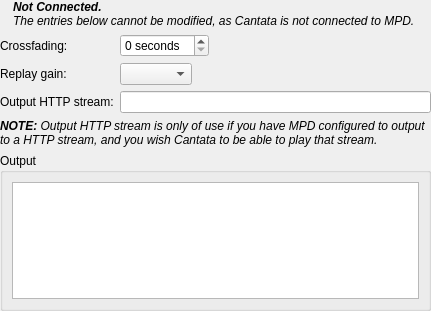
<?xml version="1.0" encoding="UTF-8"?>
<ui version="4.0">
 <class>ServerPlaybackSettings</class>
 <widget class="QWidget" name="ServerPlaybackSettings">
  <property name="geometry">
   <rect>
    <x>0</x>
    <y>0</y>
    <width>431</width>
    <height>311</height>
   </rect>
  </property>
  <layout class="QGridLayout" name="gridLayout">
   <property name="margin">
    <number>0</number>
   </property>
   <item row="0" column="0">
    <widget class="BuddyLabel" name="messageIcon">
     <property name="sizePolicy">
      <sizepolicy hsizetype="Fixed" vsizetype="Fixed">
       <horstretch>0</horstretch>
       <verstretch>0</verstretch>
      </sizepolicy>
     </property>
     <property name="text">
      <string/>
     </property>
    </widget>
   </item>
   <item row="0" column="1">
    <widget class="QLabel" name="messageLabel">
     <property name="text">
      <string>&lt;i&gt;&lt;b&gt;Not Connected.&lt;/b&gt;&lt;br/&gt;The entries below cannot be modified, as Cantata is not connected to MPD.&lt;/i&gt;</string>
     </property>
     <property name="wordWrap">
      <bool>true</bool>
     </property>
    </widget>
   </item>
   <item row="1" column="0" colspan="2">
    <layout class="QFormLayout" name="formLayout_2">
     <property name="fieldGrowthPolicy">
      <enum>QFormLayout::ExpandingFieldsGrow</enum>
     </property>
     <item row="0" column="0">
      <widget class="BuddyLabel" name="crossfadingLabel">
       <property name="text">
        <string>Crossfading:</string>
       </property>
       <property name="buddy">
        <cstring>crossfading</cstring>
       </property>
      </widget>
     </item>
     <item row="0" column="1">
      <widget class="SpinBox" name="crossfading">
       <property name="suffix">
        <string> seconds</string>
       </property>
       <property name="maximum">
        <number>20</number>
       </property>
      </widget>
     </item>
     <item row="1" column="0">
      <widget class="BuddyLabel" name="replayGainLabel">
       <property name="text">
        <string>Replay gain:</string>
       </property>
       <property name="buddy">
        <cstring>replayGain</cstring>
       </property>
      </widget>
     </item>
     <item row="1" column="1">
      <widget class="QComboBox" name="replayGain"/>
     </item>
     <item row="2" column="0">
      <widget class="BuddyLabel" name="streamUrlLabel">
       <property name="text">
        <string>Output HTTP stream:</string>
       </property>
       <property name="buddy">
        <cstring>streamUrl</cstring>
       </property>
      </widget>
     </item>
     <item row="2" column="1">
      <widget class="QLineEdit" name="streamUrl"/>
     </item>
    </layout>
   </item>
   <item row="2" column="0" colspan="2">
    <widget class="QLabel" name="streamUrlInfoLabel">
     <property name="text">
      <string>&lt;i&gt;&lt;b&gt;NOTE:&lt;/b&gt; Output HTTP stream is only of use if you have MPD configured to output to a HTTP stream, and you wish Cantata to be able to play that stream.&lt;/i&gt;</string>
     </property>
     <property name="wordWrap">
      <bool>true</bool>
     </property>
    </widget>
   </item>
   <item row="3" column="0" colspan="2">
    <widget class="QGroupBox" name="outputFrame">
     <property name="title">
      <string>Output</string>
     </property>
     <layout class="QVBoxLayout" name="verticalLayout">
      <item>
       <widget class="QListWidget" name="view">
        <property name="alternatingRowColors">
         <bool>true</bool>
        </property>
       </widget>
      </item>
     </layout>
    </widget>
   </item>
  </layout>
 </widget>
 <customwidgets>
  <customwidget>
   <class>BuddyLabel</class>
   <extends>QLabel</extends>
   <header>buddylabel.h</header>
  </customwidget>
  <customwidget>
   <class>SpinBox</class>
   <extends>QSpinBox</extends>
   <header>spinbox.h</header>
  </customwidget>
 </customwidgets>
 <tabstops>
  <tabstop>crossfading</tabstop>
  <tabstop>replayGain</tabstop>
  <tabstop>view</tabstop>
 </tabstops>
 <resources/>
 <connections/>
</ui>
